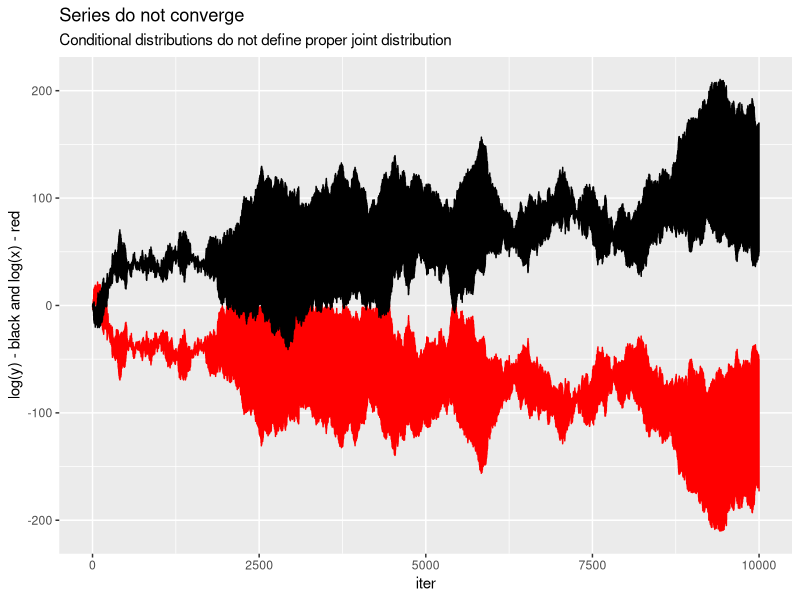
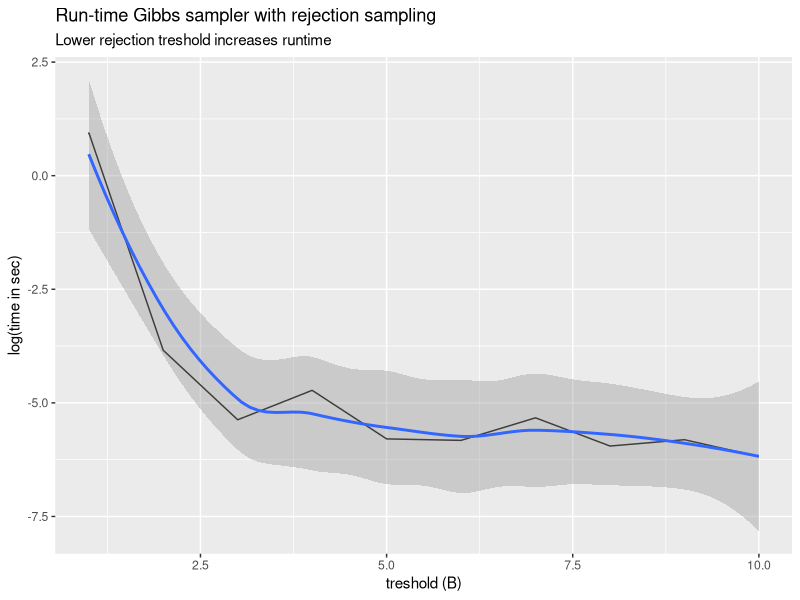

Write R code to recreate these figures, in order.
## ---- chunk 1
A_xy = matrix(c(0.2, 0.2, 0.6,
                0.4, 0.4, 0.2,
                0.6, 0.2, 0.2
              ),
              nrow = 3, byrow = 1
              )


A_yx = matrix(c(1/3, 1/3, 1/3,
                1/3, 1/3, 1/3,
                1/3, 1/3, 1/3
                ),
              nrow = 3, byrow = 1
              )

A_xx = A_yx %*% A_xy
## ---- chunk 2
A_xx
## ---- chunk 3
A_xx %*% A_xx
## ---- chunk 4
A_xy = A_xy
A_yx = A_xy

A_xx = A_yx %*% A_xy

A_xx
## ---- chunk 5
A_xx %*% A_xx
## ---- chunk 6
new = A_xx
old = 0
i = 0
while (sum(abs(new-old))>0.001 & i <= 10){
  old = new
  new = old %*% A_xx
  i = i+1
}
print(paste("Converged after", i, "iterations"))

print(paste("Is a density: " ,if(abs(sum(new)/3-1)<0.001) TRUE))

new
## ---- chunk 7
A_xy = matrix(c(0, 0, 1,
                0, 1, 0,
                1, 0, 0
              ),
              nrow = 3, byrow = 1
              )


A_yx = matrix(c(0, 0, 1,
                0, 1, 0,
                1, 0, 0
                ),
              nrow = 3, byrow = 1
              )

A_xx = A_yx %*% A_xy

A_xx
## ---- chunk 8
# No. of Gibbs steps
k = 10000

x = rep(1, k)
y = rep(1, k)

set.seed(1234)

for (i in 2:k){
  x[i] = rexp(1, rate = y[i-1])
  y[i] = rexp(1, rate = x[i-1])
}

gibbs_sequence = data.frame(x, y, iter = 1:k)

library(ggplot2)
ggplot(gibbs_sequence) +
  geom_line(aes(x = iter, y = log(x)), col = "red") +
  geom_line(aes(x = iter, y = log(y))) +
  ylab("log(y) - black and log(x) - red") +
  ggtitle("Series do not converge",
          "Conditional distributions do not define proper joint distribution")
## ---- chunk 9
gibbs_rejection = function(B, k){
  start = Sys.time()
  x = rep(B+1, k)
  y = rep(B+1, k)
  x_rej = 0
  y_rej = 0
  set.seed(1234)
  
  for (i in 2:k){
    while(x[i] > B) {
        x_rej = x_rej + 1
        x[i] = rexp(1, rate = y[i-1])
    }
    while(y[i] > B) {
        y_rej = y_rej + 1
        y[i] = rexp(1, rate = x[i-1])
    }
  }
  stop = Sys.time()
  # remove starting value >B
  gibbs_sequence = data.frame(x = x[-1], y = y[-1], iter = 1:(k-1))
    
  results = tibble::tibble(data = list(gibbs_sequence), 
                 x_rej = x_rej, y_rej = y_rej, 
                 time = stop - start)

  return(results)
}
## ---- chunk 10
temp = NULL
for (i in c(0.1, 1:8, 100)) {
  temp = rbind(temp, cbind(i, gibbs_rejection(B = i, 1000)))
}
temp
## ---- chunk 11
ggplot(temp) +
  geom_line(aes(x = 1:10, y = log(as.numeric(time)))) +
  geom_smooth(aes(x = 1:10, y = log(as.numeric(time))), method = "loess") +
  ylab("log(time in sec)") + xlab("treshold (B)") +
  ggtitle("Run-time Gibbs sampler with rejection sampling",
          "Lower rejection treshold increases runtime")
